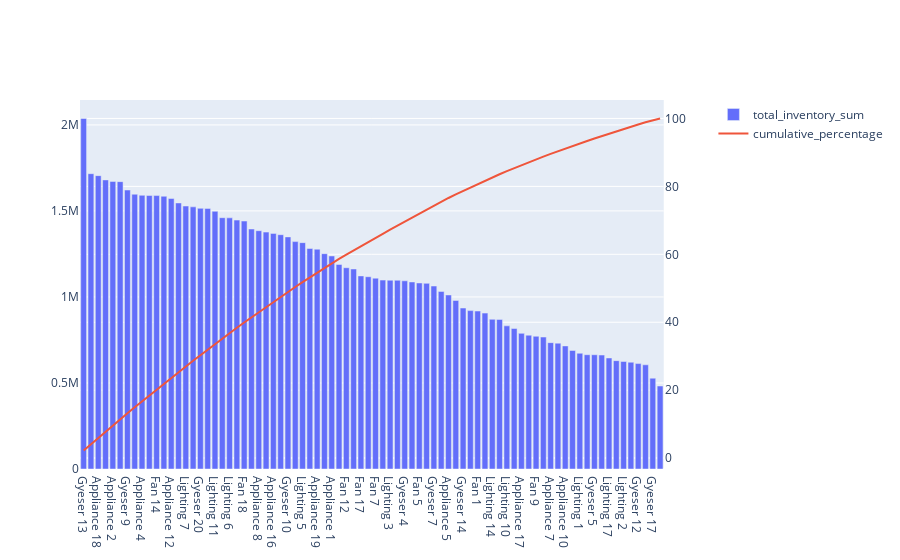

Notebook source saved alongside this figure:
### Code cell
import plotly.graph_objects as go
from plotly.subplots import make_subplots

# Create figure with secondary y-axis
fig = make_subplots(specs=[[{"secondary_y": True}]])
result = result.sort_values(by='total_price_sum',ascending=False)

fig.add_trace(go.Bar(x=result['product_code'], 
    y=result['total_price_sum'], name='total_inventory_sum'),
    secondary_y=False,
)

fig.add_trace(go.Scatter(x=result['product_code'], 
    y=result['cumulative_percentage'], name='cumulative_percentage'),
    secondary_y=True,
)

### Figure 1 — Plotly figure (JSON) as saved in the notebook; plotly's stock layout.template omitted (floating-point values rounded to 4 significant figures)
{"data": [{"name": "total_inventory_sum", "type": "bar", "x": ["Gyeser 13", "Appliance 20", "Appliance 18", "Fan 6", "Appliance 2", "Gyeser 6", "Gyeser 9", "Fan 8", "Appliance 4", "Fan 16", "Fan 14", "Lighting 12", "Appliance 12", "Lighting 8", "Lighting 7", "Appliance 6", "Gyeser 20", "Lighting 15", "Lighting 11", "Appliance 3", "Lighting 6", "Lighting 9", "Fan 18", "Fan 15", "Appliance 8", "Fan 20", "Appliance 16", "Appliance 13", "Gyeser 10", "Gyeser 11", "Lighting 5", "Gyeser 3", "Appliance 19", "Gyeser 16", "Appliance 1", "Fan 2", "Fan 12", "Fan 11", "Fan 17", "Appliance 11", "Fan 7", "Appliance 15", "Lighting 3", "Lighting 18", "Gyeser 4", "Fan 3", "Fan 5", "Gyeser 15", "Gyeser 7", "Gyeser 19", "Appliance 5", "Appliance 9", "Gyeser 14", "Lighting 20", "Fan 1", "Gyeser 1", "Lighting 14", "Lighting 13", "Lighting 10", "Lighting 4", "Appliance 17", "Gyeser 2", "Fan 9", "Fan 4", "Appliance 7", "Fan 13", "Appliance 10", "Fan 19", "Lighting 1", "Lighting 16", "Gyeser 5", "Gyeser 18", "Lighting 17", "Lighting 19", "Lighting 2", "Appliance 14", "Gyeser 12", "Fan 10", "Gyeser 17", "Gyeser 8"], "xaxis": "x", "y": [2037552, 1716543, 1705184, 1680365, 1671520, 1670256, 1621664, 1597155, 1590875, 1589530, 1589293, 1585423, 1572096, 1546425, 1528512, 1523592, 1515120, 1514768, 1497834, 1460730, 1459689, 1446848, 1441128, 1394934, 1385132, 1376892, 1369520, 1361926, 1349200, 1321734, 1315748, 1281684, 1277646, 1251522, 1238285, 1188832, 1169903, 1162560, 1122354, 1117584, 1109290, 1098015, 1097270, 1097100, 1093924, 1087275, 1081347, 1079100, 1063518, 1032118, 1011609, 979680, 935664, 920634, 918202, 906160, 870058, 869539, 831906, 816480, 788320, 777700, 771408, 766908, 734436, 731430, 715464, 689150, 672875, 664300, 664113, 662334, 645330, 629648, 625004, 620568, 612831, 605620, 527930, 482432], "yaxis": "y"}, {"name": "cumulative_percentage", "type": "scatter", "x": ["Gyeser 13", "Appliance 20", "Appliance 18", "Fan 6", "Appliance 2", "Gyeser 6", "Gyeser 9", "Fan 8", "Appliance 4", "Fan 16", "Fan 14", "Lighting 12", "Appliance 12", "Lighting 8", "Lighting 7", "Appliance 6", "Gyeser 20", "Lighting 15", "Lighting 11", "Appliance 3", "Lighting 6", "Lighting 9", "Fan 18", "Fan 15", "Appliance 8", "Fan 20", "Appliance 16", "Appliance 13", "Gyeser 10", "Gyeser 11", "Lighting 5", "Gyeser 3", "Appliance 19", "Gyeser 16", "Appliance 1", "Fan 2", "Fan 12", "Fan 11", "Fan 17", "Appliance 11", "Fan 7", "Appliance 15", "Lighting 3", "Lighting 18", "Gyeser 4", "Fan 3", "Fan 5", "Gyeser 15", "Gyeser 7", "Gyeser 19", "Appliance 5", "Appliance 9", "Gyeser 14", "Lighting 20", "Fan 1", "Gyeser 1", "Lighting 14", "Lighting 13", "Lighting 10", "Lighting 4", "Appliance 17", "Gyeser 2", "Fan 9", "Fan 4", "Appliance 7", "Fan 13", "Appliance 10", "Fan 19", "Lighting 1", "Lighting 16", "Gyeser 5", "Gyeser 18", "Lighting 17", "Lighting 19", "Lighting 2", "Appliance 14", "Gyeser 12", "Fan 10", "Gyeser 17", "Gyeser 8"], "xaxis": "x", "y": [2.226, 4.101, 5.964, 7.8, 9.626, 11.45, 13.22, 14.97, 16.71, 18.44, 20.18, 21.91, 23.63, 25.32, 26.99, 28.65, 30.31, 31.96, 33.6, 35.19, 36.79, 38.37, 39.94, 41.47, 42.98, 44.49, 45.98, 47.47, 48.94, 50.39, 51.82, 53.22, 54.62, 55.99, 57.34, 58.64, 59.92, 61.19, 62.41, 63.63, 64.85, 66.05, 67.24, 68.44, 69.64, 70.83, 72.01, 73.19, 74.35, 75.48, 76.58, 77.65, 78.67, 79.68, 80.68, 81.67, 82.62, 83.57, 84.48, 85.37, 86.24, 87.08, 87.93, 88.77, 89.57, 90.37, 91.15, 91.9, 92.64, 93.36, 94.09, 94.81, 95.52, 96.2, 96.89, 97.57, 98.23, 98.9, 99.47, 100], "yaxis": "y2"}], "layout": {"xaxis": {"anchor": "y", "domain": [0, 0.94]}, "yaxis": {"anchor": "x", "domain": [0, 1]}, "yaxis2": {"anchor": "x", "overlaying": "y", "side": "right"}}}
